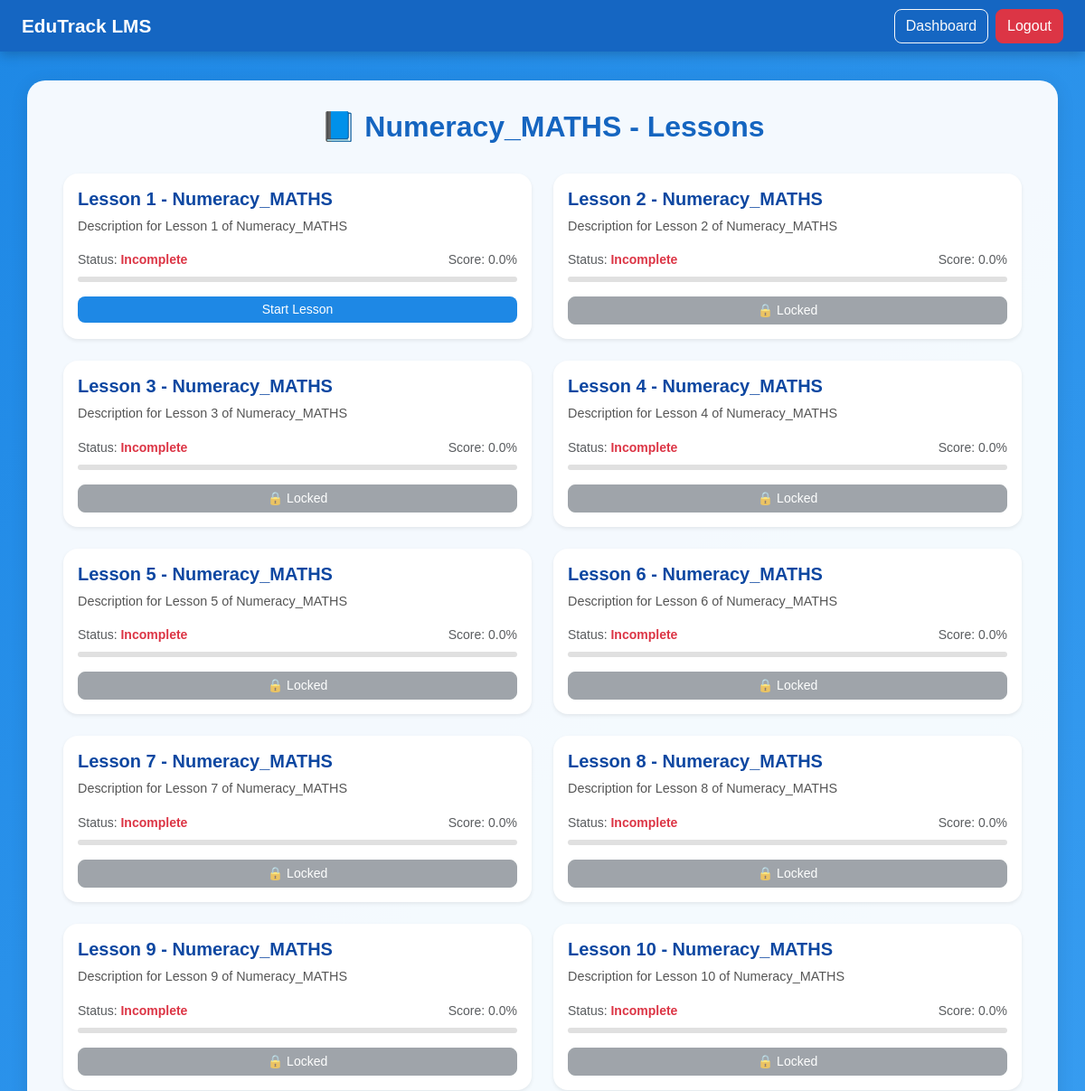
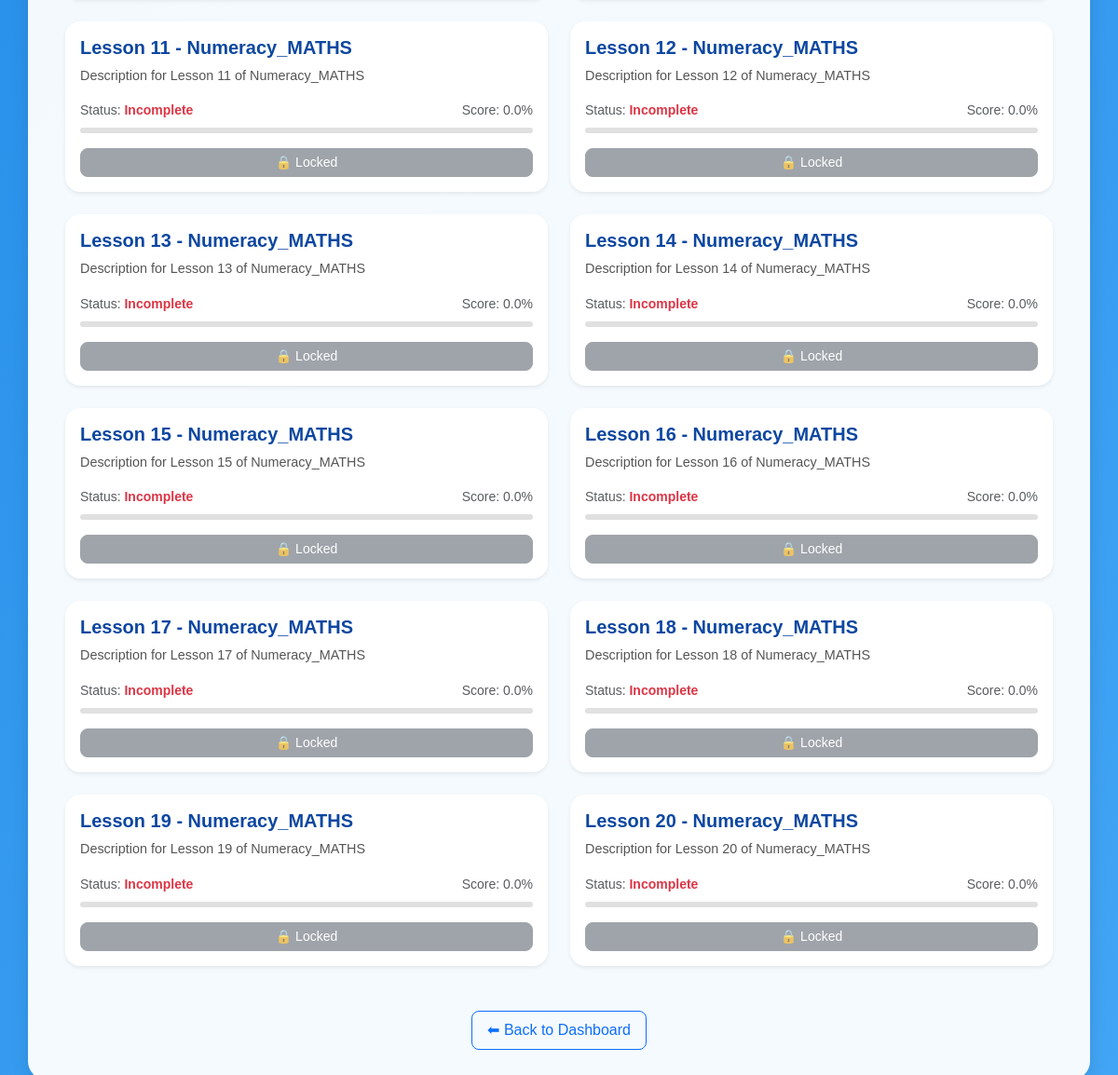
The page /subject/1 (signed in) on the database its author committed (2 pictures, top to bottom).
### app.py (models this page shows, shortened)
class Subject(db.Model):
    __tablename__ = 'subjects'
    id = db.Column(db.Integer, primary_key=True)
    name = db.Column(db.String(100), nullable=False)
    grade_id = db.Column(db.Integer, db.ForeignKey('grades.id'), nullable=False)
    grade = db.relationship('Grade', backref=db.backref("subjects", lazy=True))

class Lesson(db.Model):
    __tablename__ = 'lessons'
    id = db.Column(db.Integer, primary_key=True)
    title = db.Column(db.String(200), nullable=False)
    description = db.Column(db.Text)
    video_path = db.Column(db.String(300))
    notes_path = db.Column(db.String(300))
    order = db.Column(db.Integer, nullable=False)
    subject_id = db.Column(db.Integer, db.ForeignKey('subjects.id'), nullable=False)
    subject = db.relationship('Subject', backref=db.backref("lessons", lazy=True))
    is_locked = db.Column(db.Boolean, default=True)

class Progress(db.Model):
    __tablename__ = 'progress'
    id = db.Column(db.Integer, primary_key=True)
    student_id = db.Column(db.Integer, db.ForeignKey('students.id'), nullable=False)
    lesson_id = db.Column(db.Integer, db.ForeignKey('lessons.id'), nullable=False)
    completed = db.Column(db.Boolean, default=False)
    score = db.Column(db.Float, default= 0.0)
    unlocked = db.Column(db.Boolean, default=False)
    student = db.relationship('Student', backref=db.backref("progress_records", lazy=True))
    lesson = db.relationship('Lesson', backref=db.backref("progress_records", lazy=True))

### app.py (the view)
@app.route('/subject/<int:subject_id>')
def subject_lessons(subject_id):
    student_id = session.get('student_id')
    if not student_id:
        return redirect(url_for('login'))
    subject = Subject.query.get(subject_id)
    lessons = Lesson.query.filter_by(subject_id=subject_id).order_by(Lesson.order).all()
    lesson_progress = []
    for lesson in lessons:
        progress = Progress.query.filter_by(student_id=student_id, lesson_id=lesson.id).first()
        lesson_progress.append((lesson, progress))
    return render_template('subject_lessons.html', subject=subject, lesson_progress=lesson_progress)

### templates/subject_lessons.html (shortened to what this page needs)
<!DOCTYPE html>
<html lang="en">
<head>
  <link
    href="https://cdn.jsdelivr.net/npm/bootstrap@5.3.0/dist/css/bootstrap.min.css"
    rel="stylesheet">
</head>
<body>
<nav class="navbar navbar-expand-lg navbar-dark">
  <div class="container-fluid px-4">
    <a class="navbar-brand" href="#">EduTrack LMS</a>
    <div class="d-flex">
      <a href="{{ url_for('dashboard') }}" class="btn btn-outline-light me-2">Dashboard</a>
      <a href="{{ url_for('logout') }}" class="btn btn-danger">Logout</a>
    </div>
  </div>
</nav>
<div class="container">
  <h2>📘 {{ subject.name }} - Lessons</h2>
  {% if lesson_progress %}
    <div class="row">
      {% for lesson, progress in lesson_progress %}
        <div class="col-md-6 mb-4">
          <div class="card shadow-sm h-100">
            <div class="card-body">
              <h5 class="card-title">{{ lesson.title }}</h5>
              <p class="card-text">{{ lesson.description }}</p>
              <div class="d-flex justify-content-between small text-muted">
                <span>Status:
                  {% if progress.completed %}
                    <span class="text-success fw-semibold">Completed</span>
                  {% else %}
                    <span class="text-danger fw-semibold">Incomplete</span>
                  {% endif %}
                </span>
                <span>Score: {{ progress.score }}%</span>
              </div>
              <div class="progress mt-2">
              </div>
              <div class="mt-3">
                {% if progress.unlocked %}
                  <a href="#" class="btn btn-primary btn-sm w-100">Start Lesson</a>
                {% else %}
                  <button class="btn btn-secondary btn-sm w-100" disabled>🔒 Locked</button>
                {% endif %}
              </div>
            </div>
          </div>
        </div>
      {% endfor %}
    </div>
  {% else %}
    <div class="alert alert-info text-center">
      No lessons found for this subject.
    </div>
  {% endif %}
  <div class="text-center">
    <a href="{{ url_for('dashboard') }}" class="btn btn-outline-primary back-btn">⬅ Back to Dashboard</a>
  </div>
</div>
</body>
</html>

### templates/subject_lessons.html (style rules this page uses)
body { font-family: 'Poppins', sans-serif; background: linear-gradient(135deg, #1e88e5, #42a5f5); color: #333; min-height: 100vh; }
.navbar { background-color: rgba(21, 101, 192, 0.95) !important; box-shadow: 0 4px 12px rgba(0,0,0,0.2); }
.navbar-brand { font-weight: 700; font-size: 1.3rem; color: #fff !important; }
.btn-outline-light { border-radius: 8px; font-weight: 500; }
.btn-danger { border-radius: 8px; font-weight: 500; }
.container { background: rgba(255, 255, 255, 0.95); border-radius: 20px; padding: 2rem 2.5rem; margin-top: 2rem; box-shadow: 0 4px 20px rgba(0, 0, 0, 0.1); animation: fadeIn 0.6s ease-in-out; }
h2 { color: #1565c0; font-weight: 700; text-align: center; margin-bottom: 2rem; }
.card { border: none; border-radius: 16px; transition: transform 0.3s, box-shadow 0.3s; }
.card-title { color: #0d47a1; font-weight: 600; }
.card-text { font-size: 0.9rem; color: #555; }
.progress { height: 6px; border-radius: 5px; background-color: #e0e0e0; margin-top: 8px; }
.btn-primary { background-color: #1e88e5; border: none; border-radius: 8px; font-weight: 500; transition: 0.3s; }
.btn-secondary { border-radius: 8px; opacity: 0.7; }
.back-btn { margin-top: 1.5rem; border-radius: 8px; font-weight: 500; padding: 8px 16px; }

### rows shown on the page
Subject: name "Numeracy_MATHS"
Lesson: title "Lesson 1 - Numeracy_MATHS", description "Description for Lesson 1 of Numeracy_MATHS", score "0.0", shows "Start Lesson"
Lesson: title "Lesson 2 - Numeracy_MATHS", description "Description for Lesson 2 of Numeracy_MATHS", score "0.0", shows "🔒 Locked"
Lesson: title "Lesson 3 - Numeracy_MATHS", description "Description for Lesson 3 of Numeracy_MATHS", score "0.0", shows "🔒 Locked"
Lesson: title "Lesson 4 - Numeracy_MATHS", description "Description for Lesson 4 of Numeracy_MATHS", score "0.0", shows "🔒 Locked"
Lesson: title "Lesson 5 - Numeracy_MATHS", description "Description for Lesson 5 of Numeracy_MATHS", score "0.0", shows "🔒 Locked"
Lesson: title "Lesson 6 - Numeracy_MATHS", description "Description for Lesson 6 of Numeracy_MATHS", score "0.0", shows "🔒 Locked"
Lesson: title "Lesson 7 - Numeracy_MATHS", description "Description for Lesson 7 of Numeracy_MATHS", score "0.0", shows "🔒 Locked"
Lesson: title "Lesson 8 - Numeracy_MATHS", description "Description for Lesson 8 of Numeracy_MATHS", score "0.0", shows "🔒 Locked"
Lesson: title "Lesson 9 - Numeracy_MATHS", description "Description for Lesson 9 of Numeracy_MATHS", score "0.0", shows "🔒 Locked"
Lesson: title "Lesson 10 - Numeracy_MATHS", description "Description for Lesson 10 of Numeracy_MATHS", score "0.0", shows "🔒 Locked"
Lesson: title "Lesson 11 - Numeracy_MATHS", description "Description for Lesson 11 of Numeracy_MATHS", score "0.0", shows "🔒 Locked"
Lesson: title "Lesson 12 - Numeracy_MATHS", description "Description for Lesson 12 of Numeracy_MATHS", score "0.0", shows "🔒 Locked"
Lesson: title "Lesson 13 - Numeracy_MATHS", description "Description for Lesson 13 of Numeracy_MATHS", score "0.0", shows "🔒 Locked"
Lesson: title "Lesson 14 - Numeracy_MATHS", description "Description for Lesson 14 of Numeracy_MATHS", score "0.0", shows "🔒 Locked"
Lesson: title "Lesson 15 - Numeracy_MATHS", description "Description for Lesson 15 of Numeracy_MATHS", score "0.0", shows "🔒 Locked"
Lesson: title "Lesson 16 - Numeracy_MATHS", description "Description for Lesson 16 of Numeracy_MATHS", score "0.0", shows "🔒 Locked"
Lesson: title "Lesson 17 - Numeracy_MATHS", description "Description for Lesson 17 of Numeracy_MATHS", score "0.0", shows "🔒 Locked"
Lesson: title "Lesson 18 - Numeracy_MATHS", description "Description for Lesson 18 of Numeracy_MATHS", score "0.0", shows "🔒 Locked"
Lesson: title "Lesson 19 - Numeracy_MATHS", description "Description for Lesson 19 of Numeracy_MATHS", score "0.0", shows "🔒 Locked"
Lesson: title "Lesson 20 - Numeracy_MATHS", description "Description for Lesson 20 of Numeracy_MATHS", score "0.0", shows "🔒 Locked"
